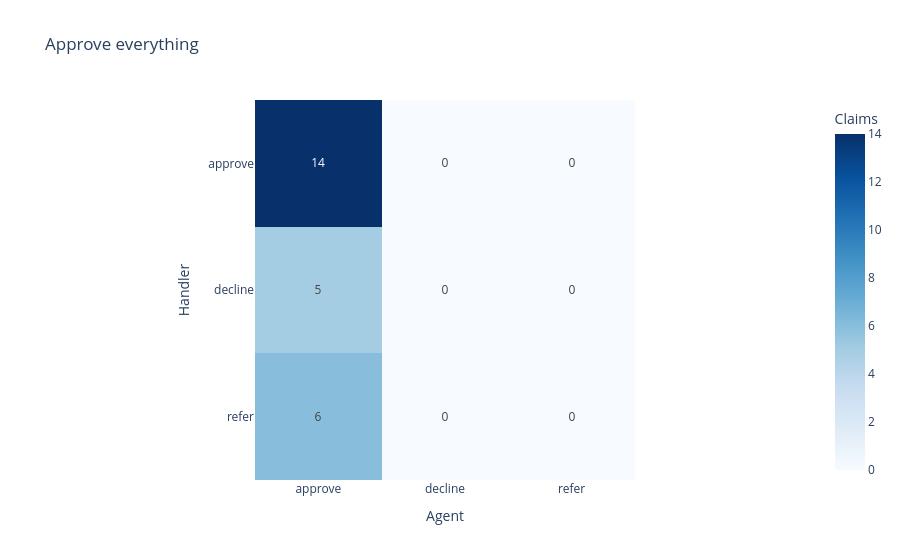

The notebook cell this image was saved under:
### Markdown cell above
Here's the confusion matrix for approving everything. Every claim lands in the approve column.

### Code cell
def show_confusion_matrix(table, title):
    """Draw the confusion matrix, with the handler's decision on each row and the agent's in each column."""
    matrix = pd.crosstab(table["handler"], table["agent"]).reindex(index=DECISIONS, columns=DECISIONS, fill_value=0)
    fig = px.imshow(matrix, text_auto=True, color_continuous_scale="Blues", labels={"x": "Agent", "y": "Handler", "color": "Claims"}, title=title)
    fig.show()


show_confusion_matrix(approve_everything, "Approve everything")

### Figure 1 — Plotly figure (JSON) as saved in the notebook; plotly's stock layout.template omitted (floating-point values rounded to 4 significant figures)
{"data": [{"coloraxis": "coloraxis", "hovertemplate": "Agent: %{x}<br>Handler: %{y}<br>Claims: %{z}<extra></extra>", "name": "0", "texttemplate": "%{z}", "type": "heatmap", "x": ["approve", "decline", "refer"], "xaxis": "x", "y": ["approve", "decline", "refer"], "yaxis": "y", "z": [[14, 0, 0], [5, 0, 0], [6, 0, 0]]}], "layout": {"coloraxis": {"autocolorscale": false, "colorbar": {"title": {"text": "Claims"}}, "colorscale": [[0.0, "rgb(247,251,255)"], [0.125, "rgb(222,235,247)"], [0.25, "rgb(198,219,239)"], [0.375, "rgb(158,202,225)"], [0.5, "rgb(107,174,214)"], [0.625, "rgb(66,146,198)"], [0.75, "rgb(33,113,181)"], [0.875, "rgb(8,81,156)"], [1.0, "rgb(8,48,107)"]]}, "title": {"text": "Approve everything"}, "xaxis": {"anchor": "y", "constrain": "domain", "domain": [0.0, 1.0], "scaleanchor": "y", "title": {"text": "Agent"}}, "yaxis": {"anchor": "x", "autorange": "reversed", "constrain": "domain", "domain": [0.0, 1.0], "title": {"text": "Handler"}}}}
